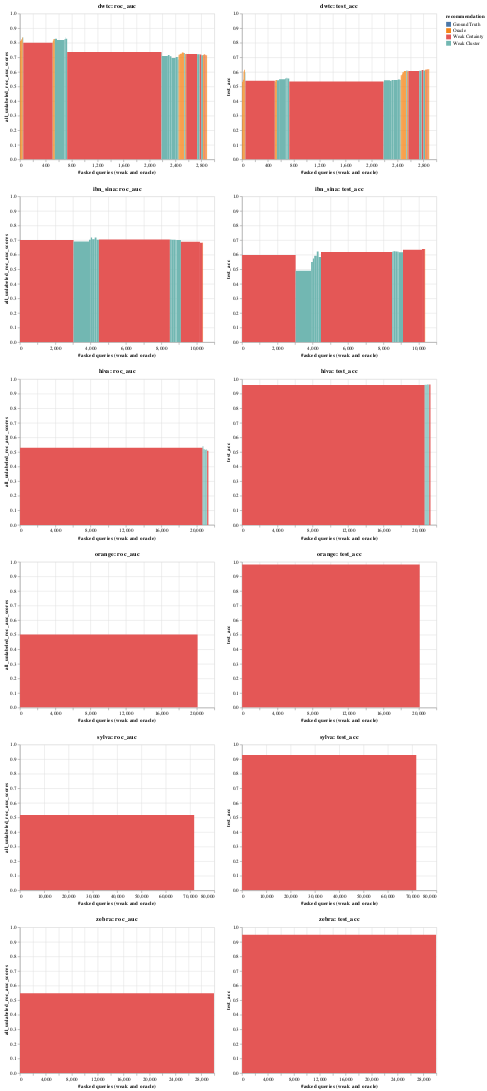

Notebook cell for this chart:
### Code cell
pre_fetch_data(15)
visualise_top_n(15)
